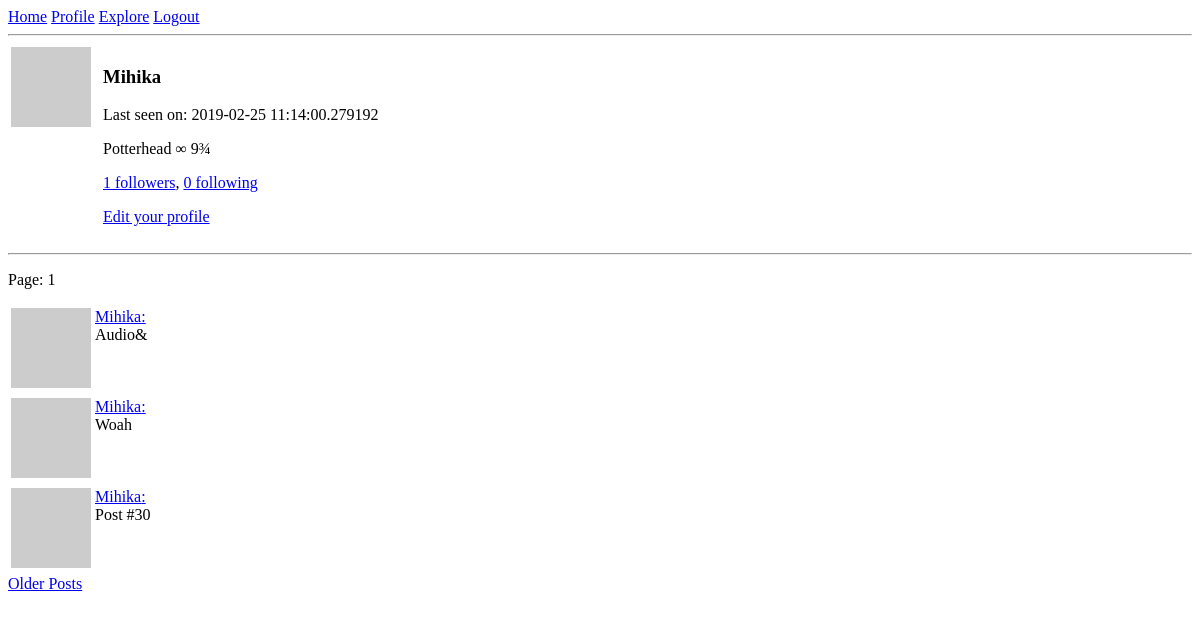
The page /user/Mihika (signed in) on the database as committed earlier.
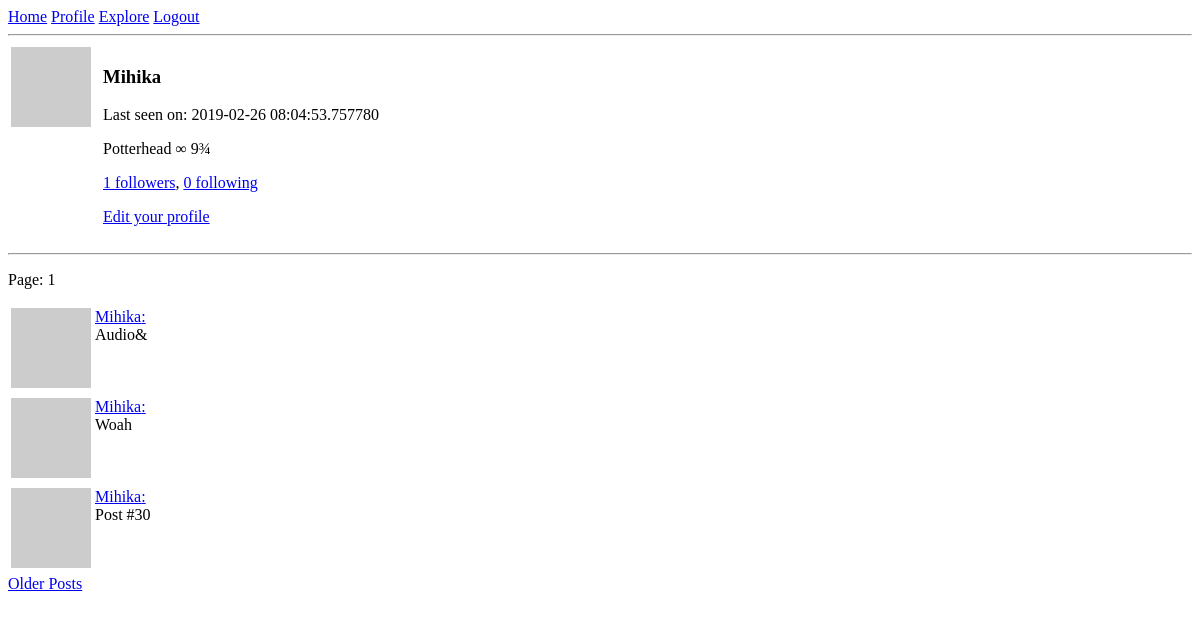
The same page on the database as committed later.
### app/models.py (models this page shows, shortened)
class User(UserMixin, db.Model):
	id = db.Column(db.Integer, primary_key=True)
	username = db.Column(db.String(64), unique=True, index=True)
	email = db.Column(db.String(128), unique=True, index=True)
	password = db.Column(db.String(64), unique=True, index=True)
	about_me = db.Column(db.String(140))
	last_seen = db.Column(db.DateTime, default=datetime.utcnow)
	posts = db.relationship('Post', backref='author', lazy='dynamic')
	followed = db.relationship('User', secondary=followers, primaryjoin=(followers.c.follower_id == id), secondaryjoin=(
		followers.c.followed_id == id), backref=db.backref('followers', lazy='dynamic'), lazy='dynamic')
	def avatar(self, size):
		x = "hey8989"+self.email
		digest = md5(x.lower().encode('utf-8')).hexdigest()
		return 'https://www.gravatar.com/avatar/{}?d=identicon&s={}'.format(digest, size)

class Post(db.Model):
	id = db.Column(db.Integer, primary_key=True)
	body = db.Column(db.String(140))
	timestamp = db.Column(db.DateTime, index=True, default=datetime.utcnow)
	user_id = db.Column(db.Integer, db.ForeignKey('user.id'))

### app/routes.py (the view)
@app.route('/user/<username>')
@login_required
def user(username):
	user = User.query.filter_by(username=username).first_or_404()
	page = request.args.get('page', 1, type=int)
	posts = user.posts.order_by(Post.timestamp.desc()).paginate(page, app.config['POSTS_PER_PAGE'], False)
	prev_url = url_for('user', username=user.username, page=posts.prev_num) if posts.has_prev else None
	next_url = url_for('user', username=user.username, page=posts.next_num) if posts.has_next else None
	return render_template('user.html', title="title", user=user, posts=posts.items, prev_url=prev_url, next_url=next_url, page=page)

### app/models.py (called while the page is built)
@login.user_loader
def load_user(id):
	return User.query.get(int(id))

### app/routes.py (called while the page is built)
@app.before_request
def before_request():
	if current_user.is_authenticated:
		current_user.last_seen = datetime.utcnow()
		db.session.commit()

### app/templates/user.html (shortened to what this page needs)
{% extends "base.html" %}
{% block content %}
    <table>
         <tr valign="top">
            <td> <img src = "{{ user.avatar(128) }}"> </td>
            <td></td>
            <td></td>
            <td>
                <h3>{{ user.username }}</h3>
                {% if user.last_seen %}
                    Last seen on: {{ user.last_seen }}
                {% endif %}
                {% if user.about_me %}
                    <p>{{ user.about_me }}</p>
                {% endif %}
                <p>
                    <a href = "{{ url_for('followers', username=user.username) }}">{{ user.followers.count() }} followers</a>,
                    <a href = "{{ url_for('following', username=user.username) }}">{{ user.followed.count() }} following </a>
                </p>
                {% if user == current_user %}
                    <p><a href = "{{ url_for('edit_profile') }}">Edit your profile</a></p>
                {% elif not current_user.is_following(user) %}
                    <p><a href = "{{ url_for('follow', username=user.username) }}">Follow</a></p>
                {% else %}
                    <p><a href = "{{ url_for('unfollow', username=user.username) }}">Unfollow</a></p>
                {% endif %}
            </td>
        </tr>
    </table>
    <hr>
    <p>Page: {{ page }}</p>
    {% for post in posts %}
        {% include '_post.html' %}
    {% endfor %}
    {% if next_url %}
    <a href="{{ next_url }}">Older Posts</a>
    {% endif %}
{% endblock %}

### app/templates/base.html (shortened to what this page needs)
<!DOCTYPE html>
<html>
    <head>
    </head>
    <body>
        <div>
            {% if not current_user.is_anonymous %}
                <a href = "{{ url_for('index') }}">Home</a>
                <a href = "{{ url_for('user', username=current_user.username) }}">Profile</a>
                <a href = "{{ url_for('explore') }}">Explore</a>
                <a href = "{{ url_for('logout') }}">Logout</a>
                <hr>
            {% endif %}
        </div>
        {% block content %} {% endblock %}
    </body>
</html>

### app/templates/_post.html
<table>
    <tr valign="top">
        <td> <img src = "{{post.author.avatar(32)}}"> </td>
        <td>
            <a href="{{ url_for('user', username=post.author.username) }}">{{post.author.username}}:</a><br>
            {{post.body}}
        </td>
    </tr>
</table>

Rows that differ between the two databases and show on the page:
changed User "Mihika": last_seen "2019-02-25 11:14:00.279192" → "2019-02-26 08:04:53.757780"
